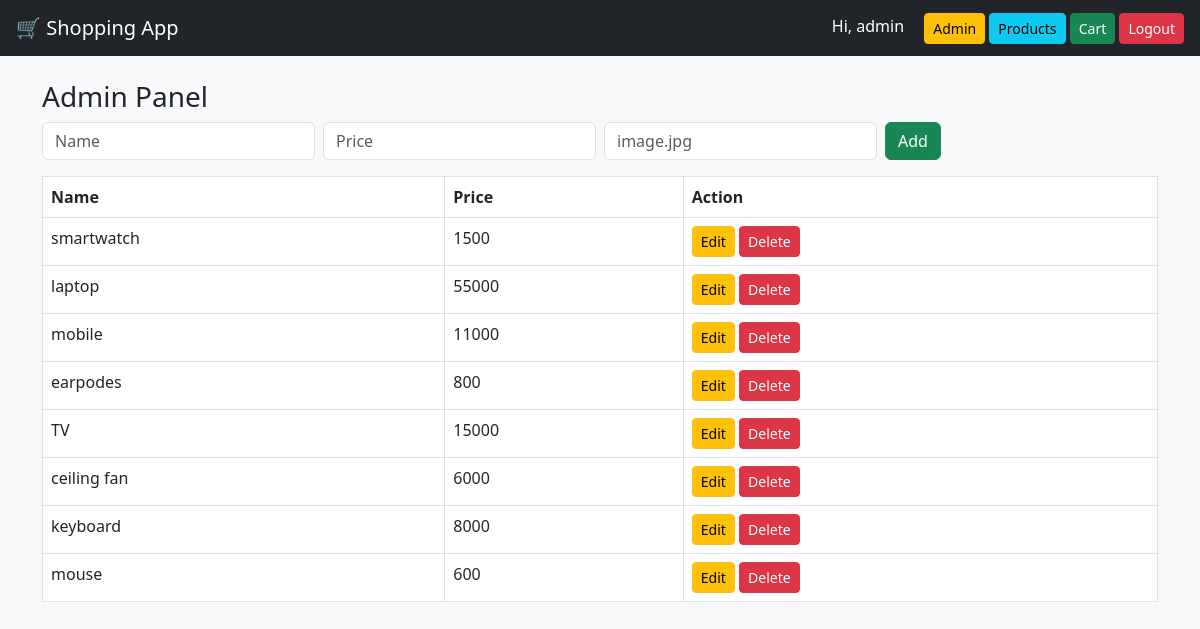
The page /admin (signed in) on the database its author committed.
### tables this page shows
CREATE TABLE products (id INTEGER PRIMARY KEY, name TEXT, price INTEGER, image TEXT);

### app.py (the view)
@app.route('/admin')
def admin():
    if session.get('role') != "admin":
        return redirect('/login')
    db = get_db()
    products = db.execute("SELECT * FROM products").fetchall()
    return render_template('admin.html', products=products)

### app.py (called while the page is built)
def get_db():
    conn = sqlite3.connect("database.db")
    conn.row_factory = sqlite3.Row
    return conn

### templates/admin.html
{% extends 'base.html' %}
{% block content %}
<h3>Admin Panel</h3>
<form action="/add_product" method="post" class="row g-2 mb-3">
    <div class="col">
        <input name="name" class="form-control" placeholder="Name">
    </div>
    <div class="col">
        <input name="price" class="form-control" placeholder="Price">
    </div>
    <div class="col">
        <input name="image" class="form-control" placeholder="image.jpg">
    </div>
    <div class="col">
        <button class="btn btn-success">Add</button>
    </div>
</form>
<table class="table table-bordered">
<tr>
    <th>Name</th>
    <th>Price</th>
    <th>Action</th>
</tr>
{% for p in products %}
<tr>
    <td>{{ p['name'] }}</td>
    <td>{{ p['price'] }}</td>
    <td>
        <a href="/edit/{{ p['id'] }}" class="btn btn-warning btn-sm">Edit</a>
        <a href="/delete/{{ p['id'] }}" class="btn btn-danger btn-sm">Delete</a>
    </td>
</tr>
{% endfor %}
</table>
{% endblock %}

### rows shown on the page
products: name "smartwatch", price "1500"
products: name "laptop", price "55000"
products: name "mobile", price "11000"
products: name "earpodes", price "800"
products: name "TV", price "15000"
products: name "ceiling fan", price "6000"
products: name "keyboard", price "8000"
products: name "mouse", price "600"

### other values the page prints
{{ session['user'] }} "admin"
